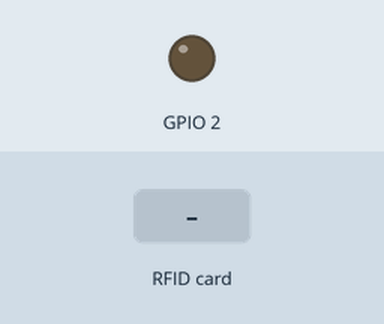
Recording of a sketch running on a simulated ESP8266 (NodeMCU). Parts: output pins drawn as LEDs (lit = HIGH). Dashed ring = blinking. The inputs (shaded band) are chosen by the test bench. WiFi joins after 1.5 s; servers stay silent unless stated; uploads are accepted with an empty reply; the local clock reads 2024-03-15 10:24:30 at power-on unless the sketch sets it; what the sketch prints to the serial monitor is not drawn.

Above: at 2.7 s.
2.8 s: RFID card 5E 7A 19 C4 held to the reader
At 3.56 s:
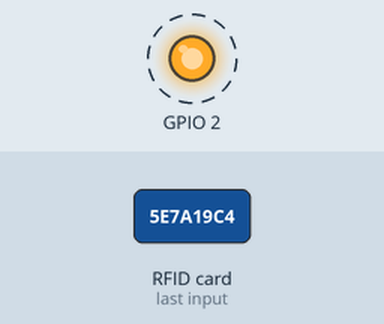
At 4.8 s:
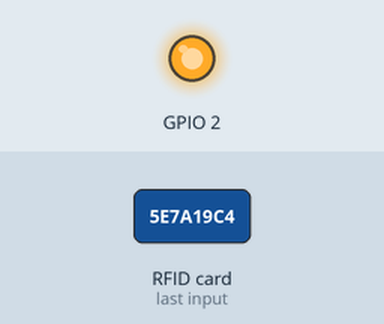
Timing chart, 0 to 6.3 s (numbered marks = the images above; inputs shaded):
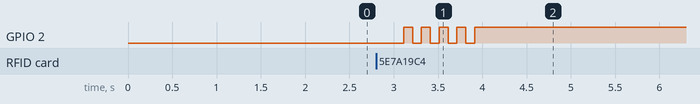

The sketch:

main.ino
```cpp
#include <ESP8266WiFi.h>
#include <SPI.h>
#include <MFRC522.h>
#include <ESP8266HTTPClient.h>
#include <time.h>
#include <stdlib.h>

#define SERVER_PORT "8080"
#define SERVER_PROTOCOL "http"
#define SERVER_IP "192.168.20.162"
#ifndef STASSID
#define STASSID "lan"
#define STAPSK  "lan2022flo"
#endif

#define SS_PIN 15  //D2
#define RST_PIN 0 //D1

MFRC522 mfrc522(SS_PIN, RST_PIN);   // Create MFRC522 instance.
int statuss = 0;
int out = 0;

const char* ssid     = STASSID;
const char* password = STAPSK;

String baseUrl(){
  return String(SERVER_PROTOCOL)+"://"+SERVER_IP+":"+SERVER_PORT;
}

String drinkBeerUrl(String token) {
  return baseUrl() + "/tokens/"+token+"/beer";
}

void setup() {
  srand(time(NULL));   // Initialization, should only be called once.
  pinMode(LED_BUILTIN, OUTPUT);     // Initialize the LED_BUILTIN pin as an output
  Serial.begin(115200);

  // We start by connecting to a WiFi network

  Serial.println();
  Serial.println();
  Serial.print("Connecting to ");
  Serial.println(ssid);

  /* Explicitly set the ESP8266 to be a WiFi-client, otherwise, it by default,
     would try to act as both a client and an access-point and could cause
     network-issues with your other WiFi-devices on your WiFi-network. */
  WiFi.mode(WIFI_STA);
  WiFi.begin(ssid, password);

  while (WiFi.status() != WL_CONNECTED) {
    delay(500);
    Serial.print(".");
  }

  Serial.println("");
  Serial.println("WiFi connected");
  Serial.println("IP address: ");
  Serial.println(WiFi.localIP());


  SPI.begin();      // Initiate  SPI bus
  mfrc522.PCD_Init();   // Initiate MFRC522
}

void blink(int count) {
  blink(count, 100, 100);
}

void blink(int count, int ms) {
  blink(count, ms, ms);
}

void blink(int count, int onMillis, int offMillis) {
  if (count < 0) return;
  for(int i = 0; i < count; ++i){
    digitalWrite(LED_BUILTIN, LOW);
    delay(onMillis);
    digitalWrite(LED_BUILTIN, HIGH);
    delay(offMillis);
  }
}
void loop() {
   // Look for new cards
  if ( ! mfrc522.PICC_IsNewCardPresent())
  {
    return;
  }
  // Select one of the cards
  if ( ! mfrc522.PICC_ReadCardSerial())
  {
    return;
  }

  //Show UID on serial monitor
  Serial.println();
  Serial.print(" UID tag :");
  String content= "";
  byte letter;
  for (byte i = 0; i < mfrc522.uid.size; i++)
  {
     Serial.print(mfrc522.uid.uidByte[i] < 0x10 ? "0" : "");
     Serial.print(mfrc522.uid.uidByte[i], HEX);
     content.concat(String(mfrc522.uid.uidByte[i] < 0x10 ? "0" : ""));
     content.concat(String(mfrc522.uid.uidByte[i], HEX));
  }
  content.toUpperCase();
  Serial.println();

  if ((WiFi.status() == WL_CONNECTED)) {
    WiFiClient client;
    HTTPClient http;

    Serial.print("[HTTP] begin...\n");
    // configure traged server and url
    http.begin(client, drinkBeerUrl(content.substring(0))); //HTTP
    http.addHeader("Content-Type", "application/json");

    Serial.print("[HTTP] POST...\n");
    // start connection and send HTTP header and body
    int httpCode = http.POST("{\"id\":\""+content.substring(0)+"\"}");

    // httpCode will be negative on error
    if (httpCode > 0) {
      // HTTP header has been send and Server response header has been handled
      Serial.printf("[HTTP] POST... code: %d\n", httpCode);

      const String& payload = http.getString();
      Serial.println("received payload:\n<<");
      Serial.println(payload);
      Serial.println(">>");
      if (httpCode == HTTP_CODE_OK && payload.length()==14) {
        blink(2, 500);
      } else {
        blink(5, 100);
      }


    } else {
      Serial.printf("[HTTP] POST... failed, error: %s\n", http.errorToString(httpCode).c_str());
    }

    http.end();
  }
}
```

Measured:
- after the input at 2.8 s, GPIO 2: alternates HIGH for 0.10 s and LOW for 0.10 s, 9 changes in all, then stays HIGH, starting after 0.31 s
